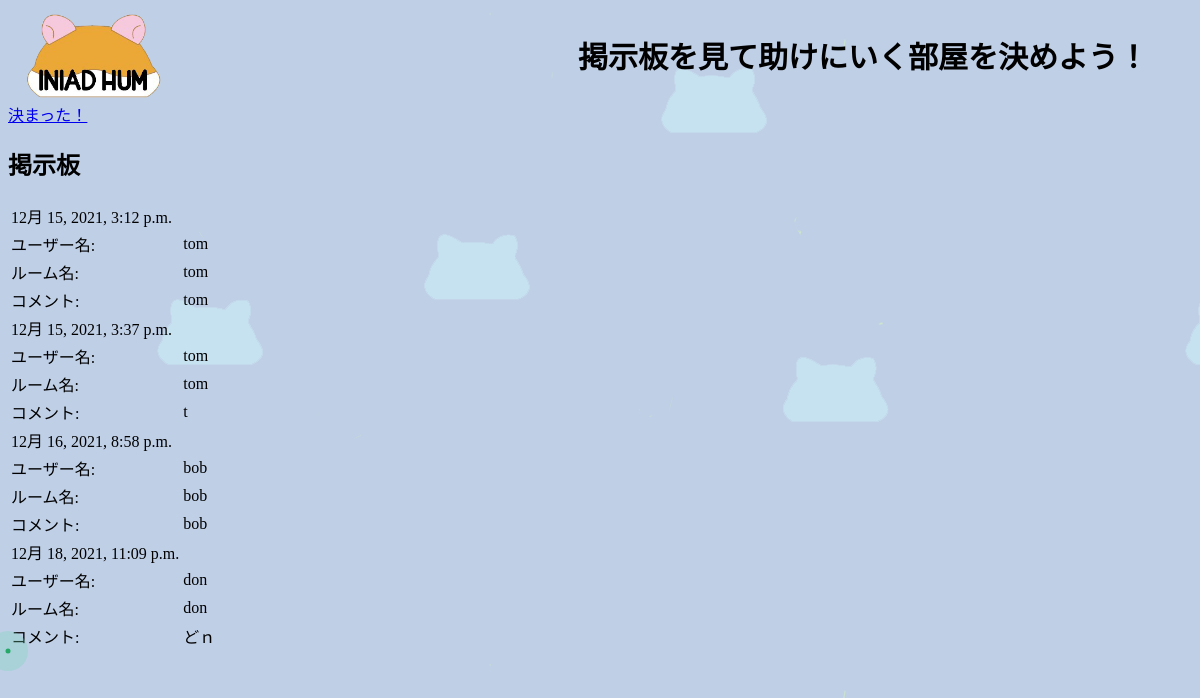
The app's page /game/home/match/, older data.
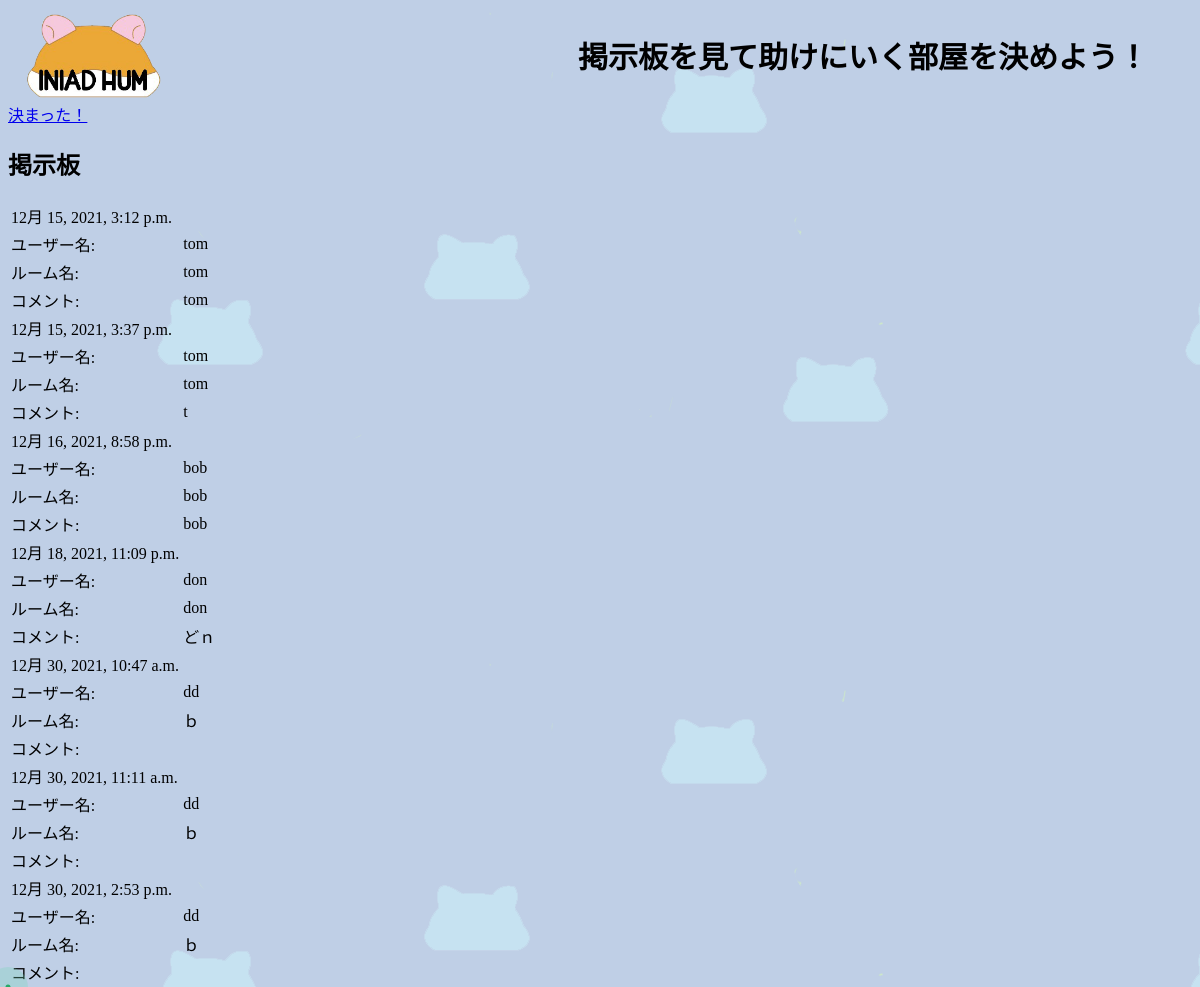
The same page, newer data.
### game/models.py (models this page shows)
class Log(models.Model):
    username = models.CharField(max_length=256)
    roomname = models.CharField(max_length=256)
    comment = models.TextField(default='')
    time = models.DateTimeField(default=timezone.now)

### game/views.py (the view)
# urls.py: path('home/match/', views.match, name='match'),
def match(request):
    logs = Log.objects.all()
    data = {'logs' : logs}
    return render(request, 'game/match.html', data)

### templates/game/match.html (shortened to what this page needs)
{% load static %}
<!DOCTYPE html>
<html>
<head>
    <link type="text/css" rel="stylesheet" href="{% static 'css/style.css' %}">
</head>
<body>
    <div id = "title">
        <a href="{% url 'choice' %}"><image src="{% static 'images/game.png' %}" alt="ゲームロゴ" /></a>
        <span class="title">掲示板を見て助けにいく部屋を決めよう！</span>
    </div>
    <a class="button" href="{% url 'chat' %}" target="_blank" rel="noopener">決まった！</a>
    <h2>掲示板</h2>
    <table>
        {% for log in logs %}
        <tr>
            <td>{{ log.time }}</td>
        </tr>
        <tr>
            <td>ユーザー名:</td><td>{{ log.username }}</td>
        </tr>
        <tr>
            <td>ルーム名:</td><td>{{ log.roomname }}</td>
        </tr>
        <tr>
            <td>コメント:</td><td>{{log.comment }}</td>
        </tr>
        {% endfor %}
    </table>
</body>
</html>

Row changes from the older to the newer data that the page shows:
added Log: time "12月 30, 2021, 10:47 a.m.", username "dd", roomname "ｂ"
added Log: time "12月 30, 2021, 11:11 a.m.", username "dd", roomname "ｂ"
added Log: time "12月 30, 2021, 2:53 p.m.", username "dd", roomname "ｂ"
